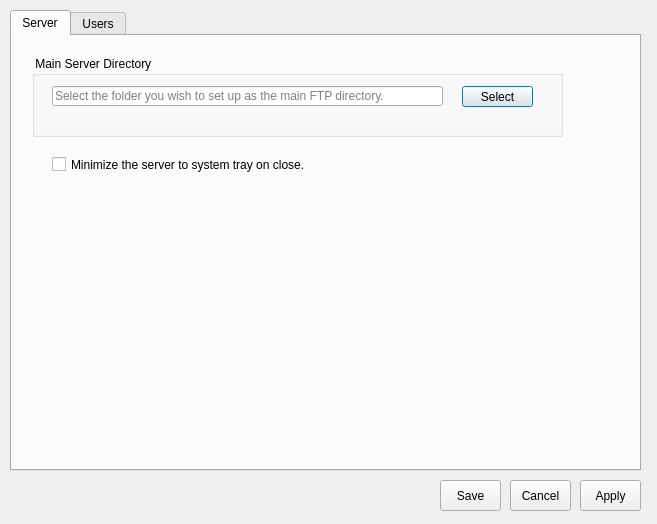
<?xml version="1.0" encoding="UTF-8"?>
<ui version="4.0">
 <class>settingsGui</class>
 <widget class="QDialog" name="settingsGui">
  <property name="geometry">
   <rect>
    <x>0</x>
    <y>0</y>
    <width>657</width>
    <height>524</height>
   </rect>
  </property>
  <property name="windowTitle">
   <string>settingsView</string>
  </property>
  <widget class="QTabWidget" name="tabWidget">
   <property name="geometry">
    <rect>
     <x>10</x>
     <y>10</y>
     <width>631</width>
     <height>461</height>
    </rect>
   </property>
   <property name="currentIndex">
    <number>0</number>
   </property>
   <widget class="QWidget" name="serverTab">
    <attribute name="title">
     <string>Server</string>
    </attribute>
    <widget class="QGroupBox" name="groupBox_3">
     <property name="geometry">
      <rect>
       <x>20</x>
       <y>20</y>
       <width>531</width>
       <height>81</height>
      </rect>
     </property>
     <property name="title">
      <string> Main Server Directory</string>
     </property>
     <widget class="QLineEdit" name="directoryInput">
      <property name="geometry">
       <rect>
        <x>20</x>
        <y>30</y>
        <width>391</width>
        <height>20</height>
       </rect>
      </property>
      <property name="readOnly">
       <bool>true</bool>
      </property>
      <property name="placeholderText">
       <string>Select the folder you wish to set up as the main FTP directory.</string>
      </property>
      <property name="clearButtonEnabled">
       <bool>false</bool>
      </property>
     </widget>
     <widget class="QPushButton" name="directorySelector">
      <property name="geometry">
       <rect>
        <x>430</x>
        <y>30</y>
        <width>71</width>
        <height>21</height>
       </rect>
      </property>
      <property name="text">
       <string>Select</string>
      </property>
     </widget>
    </widget>
    <widget class="QCheckBox" name="minimizeToTray">
     <property name="geometry">
      <rect>
       <x>40</x>
       <y>120</y>
       <width>351</width>
       <height>17</height>
      </rect>
     </property>
     <property name="text">
      <string>Minimize the server to system tray on close.</string>
     </property>
    </widget>
   </widget>
   <widget class="QWidget" name="usersTab">
    <attribute name="title">
     <string>Users</string>
    </attribute>
    <widget class="QGroupBox" name="groupBox">
     <property name="geometry">
      <rect>
       <x>20</x>
       <y>20</y>
       <width>421</width>
       <height>251</height>
      </rect>
     </property>
     <property name="title">
      <string>User Manager</string>
     </property>
     <widget class="QLabel" name="label">
      <property name="geometry">
       <rect>
        <x>20</x>
        <y>30</y>
        <width>71</width>
        <height>16</height>
       </rect>
      </property>
      <property name="text">
       <string>User Name</string>
      </property>
     </widget>
     <widget class="QLineEdit" name="nameInput">
      <property name="geometry">
       <rect>
        <x>20</x>
        <y>50</y>
        <width>151</width>
        <height>20</height>
       </rect>
      </property>
     </widget>
     <widget class="QLineEdit" name="passwordInput">
      <property name="geometry">
       <rect>
        <x>20</x>
        <y>100</y>
        <width>151</width>
        <height>20</height>
       </rect>
      </property>
     </widget>
     <widget class="QLabel" name="label_2">
      <property name="geometry">
       <rect>
        <x>20</x>
        <y>80</y>
        <width>71</width>
        <height>16</height>
       </rect>
      </property>
      <property name="text">
       <string>Password</string>
      </property>
     </widget>
     <widget class="QPushButton" name="registerUserButton">
      <property name="geometry">
       <rect>
        <x>320</x>
        <y>210</y>
        <width>81</width>
        <height>31</height>
       </rect>
      </property>
      <property name="text">
       <string>Create User</string>
      </property>
     </widget>
     <widget class="QPushButton" name="directoryPermittedSelector">
      <property name="enabled">
       <bool>false</bool>
      </property>
      <property name="geometry">
       <rect>
        <x>340</x>
        <y>150</y>
        <width>61</width>
        <height>23</height>
       </rect>
      </property>
      <property name="toolTip">
       <string>If no specific directory is selected, the user will have access to all of the servers directories.</string>
      </property>
      <property name="text">
       <string>Select</string>
      </property>
     </widget>
     <widget class="QLineEdit" name="directoryPermittedInput">
      <property name="enabled">
       <bool>false</bool>
      </property>
      <property name="geometry">
       <rect>
        <x>20</x>
        <y>150</y>
        <width>301</width>
        <height>20</height>
       </rect>
      </property>
      <property name="toolTip">
       <string>If no specific directory is selected, the user will have access to all of the servers directories.</string>
      </property>
      <property name="styleSheet">
       <string notr="true">opacity:0</string>
      </property>
      <property name="text">
       <string/>
      </property>
      <property name="readOnly">
       <bool>false</bool>
      </property>
      <property name="placeholderText">
       <string>If left empty directory defaults to the Main FTP directory.</string>
      </property>
      <property name="clearButtonEnabled">
       <bool>false</bool>
      </property>
     </widget>
     <widget class="QLabel" name="label_4">
      <property name="geometry">
       <rect>
        <x>20</x>
        <y>130</y>
        <width>141</width>
        <height>16</height>
       </rect>
      </property>
      <property name="toolTip">
       <string>If no specific directory is selected, the user will have access to all of the servers directories.</string>
      </property>
      <property name="text">
       <string>Directory Permitted</string>
      </property>
     </widget>
     <widget class="QLabel" name="userValidationLabel">
      <property name="enabled">
       <bool>true</bool>
      </property>
      <property name="geometry">
       <rect>
        <x>20</x>
        <y>185</y>
        <width>381</width>
        <height>20</height>
       </rect>
      </property>
      <property name="layoutDirection">
       <enum>Qt::RightToLeft</enum>
      </property>
      <property name="styleSheet">
       <string notr="true">color:Red; </string>
      </property>
      <property name="text">
       <string/>
      </property>
     </widget>
    </widget>
    <widget class="QGroupBox" name="groupBox_2">
     <property name="geometry">
      <rect>
       <x>450</x>
       <y>20</y>
       <width>161</width>
       <height>231</height>
      </rect>
     </property>
     <property name="title">
      <string>Registered Users</string>
     </property>
     <widget class="QListWidget" name="userListWidget">
      <property name="geometry">
       <rect>
        <x>20</x>
        <y>30</y>
        <width>121</width>
        <height>192</height>
       </rect>
      </property>
     </widget>
    </widget>
   </widget>
  </widget>
  <widget class="QPushButton" name="saveButton">
   <property name="geometry">
    <rect>
     <x>440</x>
     <y>480</y>
     <width>61</width>
     <height>31</height>
    </rect>
   </property>
   <property name="text">
    <string>Save</string>
   </property>
  </widget>
  <widget class="QPushButton" name="cancelButton">
   <property name="geometry">
    <rect>
     <x>510</x>
     <y>480</y>
     <width>61</width>
     <height>31</height>
    </rect>
   </property>
   <property name="text">
    <string>Cancel</string>
   </property>
  </widget>
  <widget class="QPushButton" name="applyButton">
   <property name="geometry">
    <rect>
     <x>580</x>
     <y>480</y>
     <width>61</width>
     <height>31</height>
    </rect>
   </property>
   <property name="text">
    <string>Apply</string>
   </property>
  </widget>
 </widget>
 <layoutdefault spacing="6" margin="11"/>
 <resources/>
 <connections/>
</ui>
